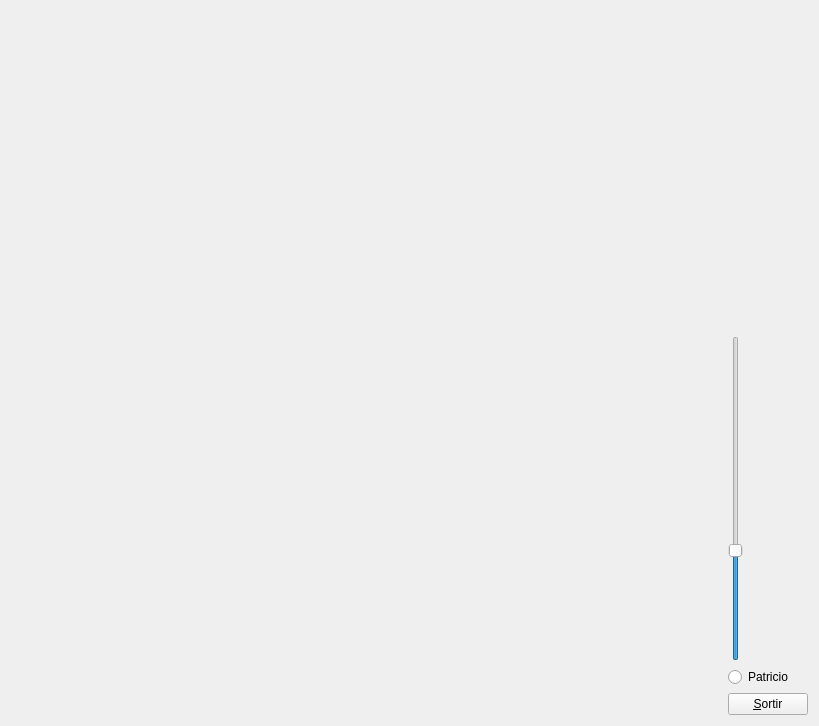
<?xml version="1.0" encoding="UTF-8"?>
<ui version="4.0">
 <class>MyForm</class>
 <widget class="QWidget" name="MyForm">
  <property name="geometry">
   <rect>
    <x>0</x>
    <y>0</y>
    <width>819</width>
    <height>726</height>
   </rect>
  </property>
  <property name="windowTitle">
   <string>Form</string>
  </property>
  <layout class="QHBoxLayout" name="horizontalLayout">
   <item>
    <widget class="MyGLWidget" name="widget" native="true">
     <property name="sizePolicy">
      <sizepolicy hsizetype="Expanding" vsizetype="Expanding">
       <horstretch>0</horstretch>
       <verstretch>0</verstretch>
      </sizepolicy>
     </property>
    </widget>
   </item>
   <item>
    <layout class="QVBoxLayout" name="verticalLayout">
     <item>
      <spacer name="verticalSpacer">
       <property name="orientation">
        <enum>Qt::Vertical</enum>
       </property>
       <property name="sizeHint" stdset="0">
        <size>
         <width>20</width>
         <height>40</height>
        </size>
       </property>
      </spacer>
     </item>
     <item>
      <widget class="QSlider" name="verticalSlider">
       <property name="maximum">
        <number>180</number>
       </property>
       <property name="sliderPosition">
        <number>60</number>
       </property>
       <property name="orientation">
        <enum>Qt::Vertical</enum>
       </property>
      </widget>
     </item>
     <item>
      <widget class="QRadioButton" name="radioButton">
       <property name="text">
        <string>Patricio</string>
       </property>
      </widget>
     </item>
     <item>
      <widget class="QPushButton" name="pushButton">
       <property name="sizePolicy">
        <sizepolicy hsizetype="Fixed" vsizetype="Fixed">
         <horstretch>0</horstretch>
         <verstretch>0</verstretch>
        </sizepolicy>
       </property>
       <property name="text">
        <string>&amp;Sortir</string>
       </property>
      </widget>
     </item>
    </layout>
   </item>
  </layout>
 </widget>
 <customwidgets>
  <customwidget>
   <class>MyGLWidget</class>
   <extends>QWidget</extends>
   <header>MyGLWidget.h</header>
   <container>1</container>
   <slots>
    <signal>zoomPerformed(int)</signal>
    <slot>performZoom(int)</slot>
    <slot>cambiaModelo(bool)</slot>
   </slots>
  </customwidget>
 </customwidgets>
 <resources/>
 <connections>
  <connection>
   <sender>pushButton</sender>
   <signal>clicked()</signal>
   <receiver>MyForm</receiver>
   <slot>close()</slot>
   <hints>
    <hint type="sourcelabel">
     <x>811</x>
     <y>718</y>
    </hint>
    <hint type="destinationlabel">
     <x>839</x>
     <y>529</y>
    </hint>
   </hints>
  </connection>
  <connection>
   <sender>verticalSlider</sender>
   <signal>valueChanged(int)</signal>
   <receiver>widget</receiver>
   <slot>performZoom(int)</slot>
   <hints>
    <hint type="sourcelabel">
     <x>741</x>
     <y>471</y>
    </hint>
    <hint type="destinationlabel">
     <x>686</x>
     <y>469</y>
    </hint>
   </hints>
  </connection>
  <connection>
   <sender>widget</sender>
   <signal>zoomPerformed(int)</signal>
   <receiver>verticalSlider</receiver>
   <slot>setValue(int)</slot>
   <hints>
    <hint type="sourcelabel">
     <x>720</x>
     <y>434</y>
    </hint>
    <hint type="destinationlabel">
     <x>729</x>
     <y>434</y>
    </hint>
   </hints>
  </connection>
  <connection>
   <sender>radioButton</sender>
   <signal>clicked(bool)</signal>
   <receiver>widget</receiver>
   <slot>cambiaModelo(bool)</slot>
   <hints>
    <hint type="sourcelabel">
     <x>733</x>
     <y>669</y>
    </hint>
    <hint type="destinationlabel">
     <x>701</x>
     <y>668</y>
    </hint>
   </hints>
  </connection>
 </connections>
 <slots>
  <slot>performZoom(int)</slot>
 </slots>
</ui>
